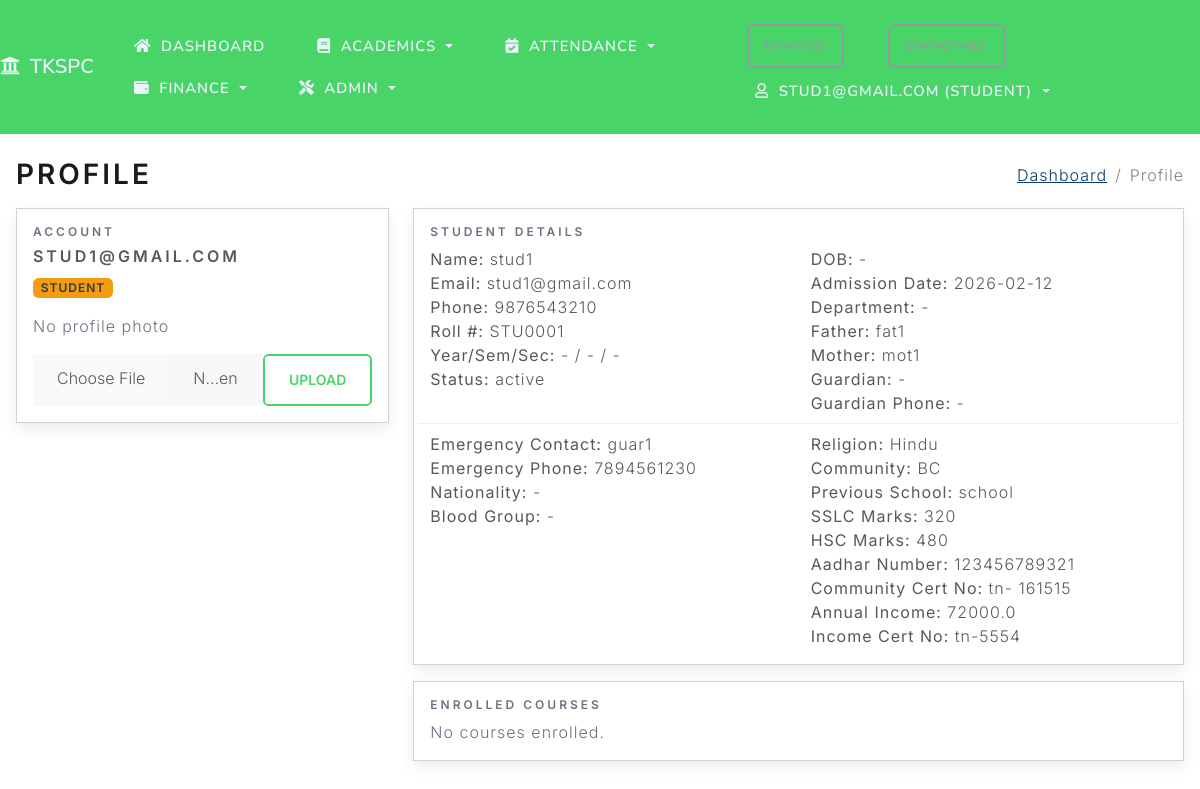
Screenshot of /profile (signed in) with the database file from the repository.
### project/models.py (models this page shows, shortened)
class User(db.Model):
    id = db.Column(db.Integer, primary_key=True)
    username = db.Column(db.String(80), unique=True, nullable=False)
    password_hash = db.Column(db.String(256), nullable=False)
    role = db.Column(db.String(20), nullable=False, default='staff')

class Student(db.Model):
    id = db.Column(db.Integer, primary_key=True)
    name = db.Column(db.String(100), nullable=False)
    email = db.Column(db.String(120), unique=True, nullable=False)
    phone = db.Column(db.String(20), nullable=False)
    registration_number = db.Column(db.String(50), unique=True)
    roll_number = db.Column(db.String(50), unique=True)
    address = db.Column(db.Text)
    date_of_birth = db.Column(db.Date)
    gender = db.Column(db.String(20))
    admission_date = db.Column(db.Date)
    department_id = db.Column(db.Integer, db.ForeignKey('department.id'))
    guardian_name = db.Column(db.String(100))
    guardian_phone = db.Column(db.String(20))
    guardian_email = db.Column(db.String(100))
    status = db.Column(db.String(20), default='active')
    tutor_id = db.Column(db.Integer, db.ForeignKey('teacher.id'))
    nationality = db.Column(db.String(50))
    blood_group = db.Column(db.String(10))
    religion = db.Column(db.String(50))
    community = db.Column(db.String(50))
    sslc_marks = db.Column(db.Integer)
    hsc_marks = db.Column(db.Integer)
    current_year = db.Column(db.Integer)
    semester_id = db.Column(db.Integer, db.ForeignKey('semester.id'))
    section = db.Column(db.String(10))
    father_name = db.Column(db.String(100))
    mother_name = db.Column(db.String(100))
    emergency_contact_name = db.Column(db.String(100))
    emergency_contact_phone = db.Column(db.String(20))
    previous_school = db.Column(db.String(255))
    aadhar_no = db.Column(db.String(20))
    community_cert_no = db.Column(db.String(50))
    annual_income = db.Column(db.Float)
    income_cert_no = db.Column(db.String(50))
    temp_password = db.Column(db.String(100))
    courses = db.relationship('Course', secondary=enrollments, backref='students', lazy=True)
    attendances = db.relationship('Attendance', backref='student', lazy=True, cascade="all, delete-orphan")
    grades = db.relationship('Grade', backref='student', lazy=True, cascade="all, delete-orphan")
    fee_accounts = db.relationship('FeeAccount', backref='student', lazy=True, cascade="all, delete-orphan")
    invoices = db.relationship('Invoice', backref='student', lazy=True, cascade="all, delete-orphan")
    payments = db.relationship('FeePayment', backref='student', lazy=True, cascade="all, delete-orphan")
    parent_links = db.relationship('ParentStudentLink', backref='student', lazy=True, cascade="all, delete-orphan")

### project/routes.py (the view, shortened to what this page needs)
@app.route('/profile')
@crud_required('user', 'read')
def profile():
    role = session.get('role')
    user_id = session.get('user')
    student = None
    teacher = None
    user = User.query.filter_by(username=user_id).first()
    photo = None
    try:
        db.create_all()
    except Exception:
        pass
    photo = UserPhoto.query.filter_by(username=user_id).first()
    photo_url = None
    if photo:
        photo_url = url_for('static', filename=photo.file_path)
    if role == 'student':
        student = Student.query.filter_by(email=user_id).first()
    elif role in ('faculty', 'teacher'):
        teacher = Teacher.query.filter_by(email=user_id).first()
    parent_students = []
    return render_template('profile.html', title='Profile', role=role, user=user, student=student, teacher=teacher, parent_students=parent_students, photo_url=photo_url)

### project/routes.py (called while the page is built)
def crud_required(resource: str, action: str):
    def decorator(fn):
        @wraps(fn)
        def wrapper(*args, **kwargs):
            if not session.get('logged_in'):
                flash('Please log in to access this page.', 'warning')
                return redirect(url_for('login', next=request.path))
            role = session.get('role')
            allowed = CRUD_PERMISSIONS.get(resource, {}).get(action, [])
            if role not in allowed:
                flash('You are not authorized to perform this action.', 'danger')
                return redirect(url_for('index'))
            return fn(*args, **kwargs)
        return wrapper
    return decorator

### project/templates/profile.html (shortened to what this page needs)
{% extends 'base.html' %}
{% block page_title %}<h2 class="mb-0">Profile</h2>{% endblock %}
{% block breadcrumbs %}
  <li class="breadcrumb-item"><a href="{{ url_for('dashboard') }}">Dashboard</a></li>
  <li class="breadcrumb-item active" aria-current="page">Profile</li>
{% endblock %}
{% block content %}
<div class="row">
  <div class="col-md-4">
    <div class="card mb-3">
      <div class="card-body">
        <div class="h6 text-muted">Account</div>
        <div class="h5 mb-2">{{ (user and user.username) or session.get('user') }}</div>
        <span class="badge bg-secondary text-uppercase">{{ role }}</span>
        <div class="mt-3">
          {% if photo_url %}
          <img src="{{ photo_url }}" alt="Profile Photo" class="img-thumbnail" style="max-width: 180px;">
          {% else %}
          <div class="text-muted">No profile photo</div>
          {% endif %}
        </div>
        <form class="mt-3" method="post" action="{{ url_for('upload_profile_photo') }}" enctype="multipart/form-data">
          <div class="input-group">
            <input type="file" name="photo" class="form-control" accept="image/png, image/jpeg" required>
            <button type="submit" class="btn btn-outline-primary">Upload</button>
          </div>
        </form>
      </div>
    </div>
  </div>
  {% if role == 'student' and student %}
  <div class="col-md-8">
    <div class="card mb-3">
      <div class="card-body">
        <div class="h6 text-muted">Student Details</div>
        <div class="row">
          <div class="col-md-6">
            <div><strong>Name:</strong> {{ student.name }}</div>
            <div><strong>Email:</strong> {{ student.email }}</div>
            <div><strong>Phone:</strong> {{ student.phone }}</div>
            <div><strong>Roll #:</strong> {{ student.roll_number or '-' }}</div>
            <div><strong>Year/Sem/Sec:</strong> {{ student.current_year or '-' }} / {{ student.current_semester or '-' }} / {{ student.section or '-' }}</div>
            <div><strong>Status:</strong> {{ student.status }}</div>
          </div>
          <div class="col-md-6">
            <div><strong>DOB:</strong> {{ student.date_of_birth or '-' }}</div>
            <div><strong>Admission Date:</strong> {{ student.admission_date or '-' }}</div>
            <div><strong>Department:</strong> {{ student.department or '-' }}</div>
            <div><strong>Father:</strong> {{ student.father_name or '-' }}</div>
            <div><strong>Mother:</strong> {{ student.mother_name or '-' }}</div>
            <div><strong>Guardian:</strong> {{ student.guardian_name or '-' }}</div>
            <div><strong>Guardian Phone:</strong> {{ student.guardian_phone or '-' }}</div>
          </div>
        </div>
        <div class="row mt-2 border-top pt-2">
          <div class="col-md-6">
            <div><strong>Emergency Contact:</strong> {{ student.emergency_contact_name or '-' }}</div>
            <div><strong>Emergency Phone:</strong> {{ student.emergency_contact_phone or '-' }}</div>
            <div><strong>Nationality:</strong> {{ student.nationality or '-' }}</div>
            <div><strong>Blood Group:</strong> {{ student.blood_group or '-' }}</div>
          </div>
          <div class="col-md-6">
            <div><strong>Religion:</strong> {{ student.religion or '-' }}</div>
            <div><strong>Community:</strong> {{ student.community or '-' }}</div>
            <div><strong>Previous School:</strong> {{ student.previous_school or '-' }}</div>
            <div><strong>SSLC Marks:</strong> {{ student.sslc_marks or '-' }}</div>
            <div><strong>HSC Marks:</strong> {{ student.hsc_marks or '-' }}</div>
            <div><strong>Aadhar Number:</strong> {{ student.aadhar_no or '-' }}</div>
            <div><strong>Community Cert No:</strong> {{ student.community_cert_no or '-' }}</div>
            <div><strong>Annual Income:</strong> {{ student.annual_income or '-' }}</div>
            <div><strong>Income Cert No:</strong> {{ student.income_cert_no or '-' }}</div>
          </div>
        </div>
      </div>
    </div>
    <div class="card">
      <div class="card-body">
        <div class="h6 text-muted">Enrolled Courses</div>
        {% if student.courses %}
        <ul class="list-unstyled mb-0">
          {% for c in student.courses %}
          <li><a href="{{ url_for('course_details', course_id=c.id) }}">{{ c.name }}</a></li>
          {% endfor %}
        </ul>
        {% else %}
        <div class="text-muted">No courses enrolled.</div>
        {% endif %}
      </div>
    </div>
  </div>
  {% endif %}
</div>
{% endblock %}

### project/templates/base.html (shortened to what this page needs)
<!DOCTYPE html>
<html>
<head>
    <link rel="stylesheet" href="https://cdn.jsdelivr.net/npm/bootswatch@5.3.2/dist/lux/bootstrap.min.css">
    <link rel="stylesheet" href="https://cdnjs.cloudflare.com/ajax/libs/font-awesome/5.15.4/css/all.min.css">
    <link rel="stylesheet" href="{{ url_for('static', filename='css/app.css') }}">
</head>
<body class="loading">
    <nav class="navbar navbar-expand-lg navbar-dark bg-tkspc sticky-top">
        <a class="navbar-brand" href="{{ url_for('students') }}"><i class="fas fa-university me-1"></i> TKSPC</a>
        <div class="collapse navbar-collapse" id="navMain">
            <ul class="navbar-nav me-auto">
                {% if session.get('logged_in') %}
                <li class="nav-item {% if request.endpoint == 'dashboard' %}active{% endif %}">
                    <a class="nav-link" href="{{ url_for('dashboard') }}" aria-label="Dashboard" data-bs-toggle="tooltip" data-bs-placement="bottom" title="Dashboard"><i class="fas fa-home me-1"></i><span class="nav-label">Dashboard</span></a>
                </li>
                <li class="nav-item dropdown">
                    <a class="nav-link dropdown-toggle" href="#" id="navAcademics" role="button" data-bs-toggle="dropdown" aria-expanded="false"><i class="fas fa-book me-1"></i><span class="nav-label">Academics</span></a>
                </li>
                <li class="nav-item dropdown">
                    <a class="nav-link dropdown-toggle" href="#" id="navAttendance" role="button" data-bs-toggle="dropdown" aria-expanded="false"><i class="fas fa-calendar-check me-1"></i><span class="nav-label">Attendance</span></a>
                </li>
                <li class="nav-item dropdown">
                    <a class="nav-link dropdown-toggle" href="#" id="navFinance" role="button" data-bs-toggle="dropdown" aria-expanded="false"><i class="fas fa-wallet me-1"></i><span class="nav-label">Finance</span></a>
                </li>
                {% if session.get('role') != 'parent' %}
                <li class="nav-item dropdown">
                    <a class="nav-link dropdown-toggle" href="#" id="navAdmin" role="button" data-bs-toggle="dropdown" aria-expanded="false"><i class="fas fa-tools me-1"></i><span class="nav-label">Admin</span></a>
                </li>
                {% endif %}
                {% endif %}
            </ul>
            <ul class="navbar-nav ms-auto">
                <li class="nav-item">
                    <button id="themeToggle" class="btn btn-sm btn-outline-secondary me-2" type="button">Dark Mode</button>
                </li>
                <li class="nav-item">
                    <button id="compactToggle" class="btn btn-sm btn-outline-secondary me-2" type="button">Compact Mode</button>
                </li>
                {% if session.get('logged_in') %}
                <li class="nav-item dropdown">
                    <a class="nav-link dropdown-toggle" href="#" id="navAccount" role="button" data-bs-toggle="dropdown" aria-expanded="false"><i class="far fa-user me-1"></i>{{ session.get('user') }} ({{ session.get('role', 'staff') }})</a>
                </li>
                {% else %}
                <li class="nav-item {% if request.endpoint == 'login' %}active{% endif %}"><a class="nav-link" href="{{ url_for('login') }}"><i class="fas fa-sign-in-alt mr-1"></i>Login</a></li>
                {% endif %}
            </ul>
        </div>
    </nav>
    <div class="container-fluid mt-4 px-3">
        <div class="d-flex justify-content-between align-items-center mb-3 page-header">
            <div>
                {% block page_title %}{% endblock %}
            </div>
            <nav aria-label="breadcrumb">
                <ol class="breadcrumb mb-0">
                    {% block breadcrumbs %}{% endblock %}
                </ol>
            </nav>
        </div>
        <div id="toastContainer" class="toast-container position-fixed p-3" style="top: 1rem; right: 1rem; z-index: 1080;">
        </div>
        {% block content %}{% endblock %}
    </div>
  </body>
</html>

### project/static/css/app.css (style rules this page uses)
:root { --bg: #ffffff; --text: #1f2937; --muted: #6b7280; --card-bg: #ffffff; --card-shadow: 0 0.35rem 0.9rem rgba(0,0,0,0.08); --table-header-bg: #f8f9fa; --tkspc-primary: #49d468; --tkspc-secondary: #f39c12; --tkspc-accent: #1abc9c; --link: #0b3a6d; --link-hover: #072a4d; }
body { background-color: var(--bg); color: var(--text); }
.container-fluid { font-family: 'Inter', system-ui, -apple-system, Segoe UI, Roboto, Helvetica, Arial, 'Apple Color Emoji', 'Segoe UI Emoji'; }
.navbar-brand { font-weight: 600; letter-spacing: 0.2px; }
.navbar .nav-link { padding: 0.5rem 0.6rem; font-size: 0.92rem; }
.navbar .navbar-nav { gap: 0.25rem; }
.navbar .nav-link { display: inline-flex; align-items: center; gap: 0.35rem; }
.navbar-dark.bg-tkspc { background-color: var(--tkspc-primary) !important; }
.navbar-dark .navbar-brand, .navbar-dark .nav-link { color: #eaf2fb; }
a { color: var(--link); }
@media (min-width: 993px) { .navbar .navbar-nav { flex-wrap: wrap; } }
.card { box-shadow: var(--card-shadow); background-color: var(--card-bg); }
.btn { border-radius: 0.35rem; }
.btn-outline-primary { color: var(--tkspc-primary); border-color: var(--tkspc-primary); }
.badge.bg-secondary { background-color: var(--tkspc-secondary) !important; }
.badge { border-radius: 0.35rem; }
.text-muted { color: var(--muted) !important; }
.breadcrumb { background: transparent; }
.breadcrumb .breadcrumb-item a { color: var(--link); }
.toast-container { pointer-events: none; }

### rows the page displays
User: get "STUDENT", username "STUD1@GMAIL.COM", role "STUDENT"
Student: name "stud1", email "stud1@gmail.com", phone "9876543210", roll_number "STU0001", current_year "-", section "-", status "active", date_of_birth "-", admission_date "2026-02-12", father_name "fat1", mother_name "mot1", guardian_name "-", guardian_phone "-", emergency_contact_name "guar1", emergency_contact_phone "7894561230", nationality "-", blood_group "-", religion "Hindu", community "BC", previous_school "school", sslc_marks "320", hsc_marks "480", aadhar_no "123456789321", community_cert_no "tn- 161515", annual_income "72000.0", income_cert_no "tn-5554"

### other values shown
{{ session.get('user') }} "STUD1@GMAIL.COM"
{{ student.current_semester or '-' }} "-"
{{ student.department or '-' }} "-"
